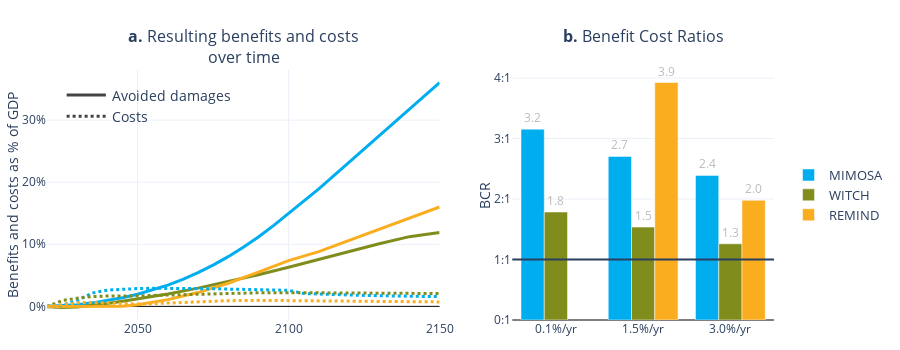

Write notebook code for a chart like this one.
### Code cell
fig = plot_bcr.fig_bcr(
    relative_avoided_damages_values, relative_costs_values, None, bcr_values
)
fig

### Figure 1 — Plotly figure (JSON) as saved in the notebook; plotly's stock layout.template omitted (floating-point values rounded to 4 significant figures)
{"data": [{"legendgroup": "MIMOSA", "line": {"color": "#00AEEF", "dash": "solid", "width": 3}, "mode": "lines", "name": "MIMOSA", "showlegend": false, "type": "scatter", "x": [2020, 2025, 2030, 2035, 2040, 2045, 2050, 2055, 2060, 2065, 2070, 2075, 2080, 2085, 2090, 2095, 2100, 2105, 2110, 2115, 2120, 2125, 2130, 2135, 2140, 2145, 2150], "xaxis": "x", "y": [0, 0.0008153, 0.002681, 0.005629, 0.009288, 0.01382, 0.01946, 0.02625, 0.03423, 0.0435, 0.0542, 0.06638, 0.08006, 0.0952, 0.1118, 0.13, 0.1496, 0.1684, 0.1892, 0.2104, 0.232, 0.2538, 0.2756, 0.2974, 0.3189, 0.3401, 0.3607], "yaxis": "y"}, {"legendgroup": "WITCH", "line": {"color": "#808D1D", "dash": "solid", "width": 3}, "mode": "lines", "name": "WITCH", "showlegend": false, "type": "scatter", "x": [2020, 2025, 2030, 2035, 2040, 2045, 2050, 2060, 2070, 2080, 2090, 2100, 2110, 2120, 2130, 2140, 2150], "xaxis": "x", "y": [-0.0004859, -0.001845, -0.0009676, 0.001504, 0.004558, 0.008086, 0.01187, 0.01997, 0.02933, 0.03955, 0.05098, 0.06312, 0.07581, 0.08858, 0.1008, 0.1123, 0.1188], "yaxis": "y"}, {"legendgroup": "REMIND", "line": {"color": "#FAAD1E", "dash": "solid", "width": 3}, "mode": "lines", "name": "REMIND", "showlegend": false, "type": "scatter", "x": [2020, 2025, 2030, 2035, 2040, 2045, 2050, 2055, 2060, 2070, 2080, 2090, 2100, 2110, 2130, 2150], "xaxis": "x", "y": [-0.0001145, -2.871e-05, 7.554e-05, 0.0001238, -0.0001182, 0.0002147, 0.002725, 0.006859, 0.01086, 0.02222, 0.03722, 0.05503, 0.07358, 0.08806, 0.1238, 0.1602], "yaxis": "y"}, {"legendgroup": "MIMOSA_combined", "line": {"color": "#B6036C", "dash": "solid", "width": 3}, "mode": "lines", "name": "MIMOSA_combined", "showlegend": false, "type": "scatter", "x": [], "xaxis": "x", "y": [], "yaxis": "y"}, {"legendgroup": "MIMOSA", "line": {"color": "#00AEEF", "dash": "dot", "width": 3}, "mode": "lines", "name": "MIMOSA", "showlegend": false, "type": "scatter", "x": [2020, 2025, 2030, 2035, 2040, 2045, 2050, 2055, 2060, 2065, 2070, 2075, 2080, 2085, 2090, 2095, 2100, 2105, 2110, 2115, 2120, 2125, 2130, 2135, 2140, 2145, 2150], "xaxis": "x", "y": [0, 0.001852, 0.009516, 0.02155, 0.02614, 0.02767, 0.0287, 0.02915, 0.0292, 0.02906, 0.02878, 0.02834, 0.02781, 0.02724, 0.02672, 0.02632, 0.02591, 0.02063, 0.01969, 0.0189, 0.01822, 0.01763, 0.01713, 0.01667, 0.01627, 0.01592, 0.01562], "yaxis": "y"}, {"legendgroup": "WITCH", "line": {"color": "#808D1D", "dash": "dot", "width": 3}, "mode": "lines", "name": "WITCH", "showlegend": false, "type": "scatter", "x": [2020, 2025, 2030, 2035, 2040, 2045, 2050, 2060, 2070, 2080, 2090, 2100, 2110, 2120, 2130, 2140, 2150], "xaxis": "x", "y": [-0.0004859, 0.009249, 0.01322, 0.01571, 0.01666, 0.01666, 0.01692, 0.0182, 0.01977, 0.02104, 0.02191, 0.02209, 0.02183, 0.02143, 0.0209, 0.02064, 0.02067], "yaxis": "y"}, {"legendgroup": "REMIND", "line": {"color": "#FAAD1E", "dash": "dot", "width": 3}, "mode": "lines", "name": "REMIND", "showlegend": false, "type": "scatter", "x": [2020, 2025, 2030, 2035, 2040, 2045, 2050, 2055, 2060, 2070, 2080, 2090, 2100, 2110, 2130, 2150], "xaxis": "x", "y": [-0.0003639, 0.002631, 0.005883, 0.006134, 0.005397, 0.003743, 0.003736, 0.004316, 0.00513, 0.007639, 0.009156, 0.00964, 0.009236, 0.008029, 0.006863, 0.007166], "yaxis": "y"}, {"legendgroup": "MIMOSA_combined", "line": {"color": "#B6036C", "dash": "dot", "width": 3}, "mode": "lines", "name": "MIMOSA_combined", "showlegend": false, "type": "scatter", "x": [], "xaxis": "x", "y": [], "yaxis": "y"}, {"cliponaxis": false, "legendgroup": "MIMOSA", "marker": {"color": "#00AEEF"}, "name": "MIMOSA", "text": ["3.2", "2.7", "2.4"], "textfont": {"color": "#BBB"}, "textposition": "outside", "type": "bar", "x": ["0.1%/yr", "1.5%/yr", "3.0%/yr"], "xaxis": "x2", "y": [3.155, 2.705, 2.391], "yaxis": "y2"}, {"cliponaxis": false, "legendgroup": "WITCH", "marker": {"color": "#808D1D"}, "name": "WITCH", "text": ["1.8", "1.5", "1.3"], "textfont": {"color": "#BBB"}, "textposition": "outside", "type": "bar", "x": ["0.1%/yr", "1.5%/yr", "3.0%/yr"], "xaxis": "x2", "y": [1.785, 1.536, 1.26], "yaxis": "y2"}, {"cliponaxis": false, "legendgroup": "REMIND", "marker": {"color": "#FAAD1E"}, "name": "REMIND", "text": ["3.9", "2.0"], "textfont": {"color": "#BBB"}, "textposition": "outside", "type": "bar", "x": ["1.5%/yr", "3.0%/yr"], "xaxis": "x2", "y": [3.926, 1.978], "yaxis": "y2"}], "layout": {"annotations": [{"font": {"size": 16}, "showarrow": false, "text": "<b>a.</b> Resulting benefits and costs<br>over time", "x": 0.27, "xanchor": "center", "xref": "paper", "y": 1, "yanchor": "bottom", "yref": "paper"}, {"font": {"size": 16}, "showarrow": false, "text": "<b>b.</b> Benefit Cost Ratios<br> ", "x": 0.82, "xanchor": "center", "xref": "paper", "y": 1, "yanchor": "bottom", "yref": "paper"}, {"font": {"size": 14}, "showarrow": false, "text": " Avoided damages", "x": 0.15, "xanchor": "left", "xref": "x domain", "y": 0.9, "yanchor": "middle", "yref": "y domain"}, {"font": {"size": 14}, "showarrow": false, "text": " Costs", "x": 0.15, "xanchor": "left", "xref": "x domain", "y": 0.815, "yanchor": "middle", "yref": "y domain"}], "barmode": "group", "height": 350, "legend": {"bgcolor": "#FFF", "font": {"size": 13}, "tracegroupgap": 0, "y": 0.5}, "margin": {"b": 30, "l": 30, "r": 30, "t": 70}, "shapes": [{"line": {"color": "#444", "dash": "solid", "width": 3}, "type": "line", "x0": 0.05, "x1": 0.15, "xref": "x domain", "y0": 0.9, "y1": 0.9, "yref": "y domain"}, {"line": {"color": "#444", "dash": "dot", "width": 3}, "type": "line", "x0": 0.05, "x1": 0.15, "xref": "x domain", "y0": 0.815, "y1": 0.815, "yref": "y domain"}, {"type": "line", "x0": 0, "x1": 1, "xref": "x2 domain", "y0": 1, "y1": 1, "yref": "y2"}], "width": 900, "xaxis": {"anchor": "y", "domain": [0, 0.54]}, "xaxis2": {"anchor": "y2", "domain": [0.64, 1]}, "yaxis": {"anchor": "x", "domain": [0, 1], "tickformat": ".0%", "title": {"standoff": 0, "text": "Benefits and costs as % of GDP"}, "zerolinecolor": "#000", "zerolinewidth": 1}, "yaxis2": {"anchor": "x2", "domain": [0, 1], "ticksuffix": ":1", "title": {"standoff": 0, "text": "BCR"}, "zerolinecolor": "#000", "zerolinewidth": 1}}}
